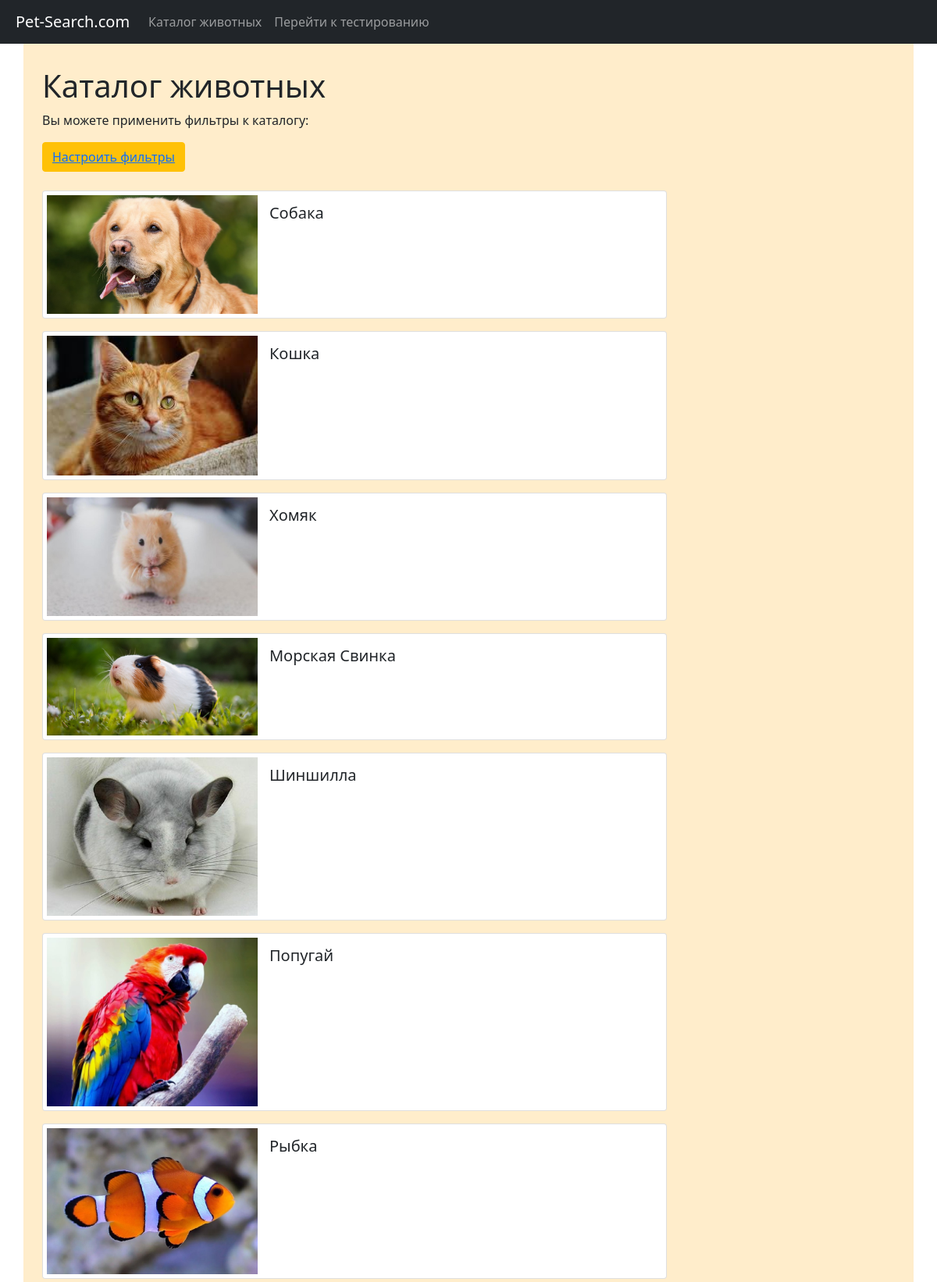
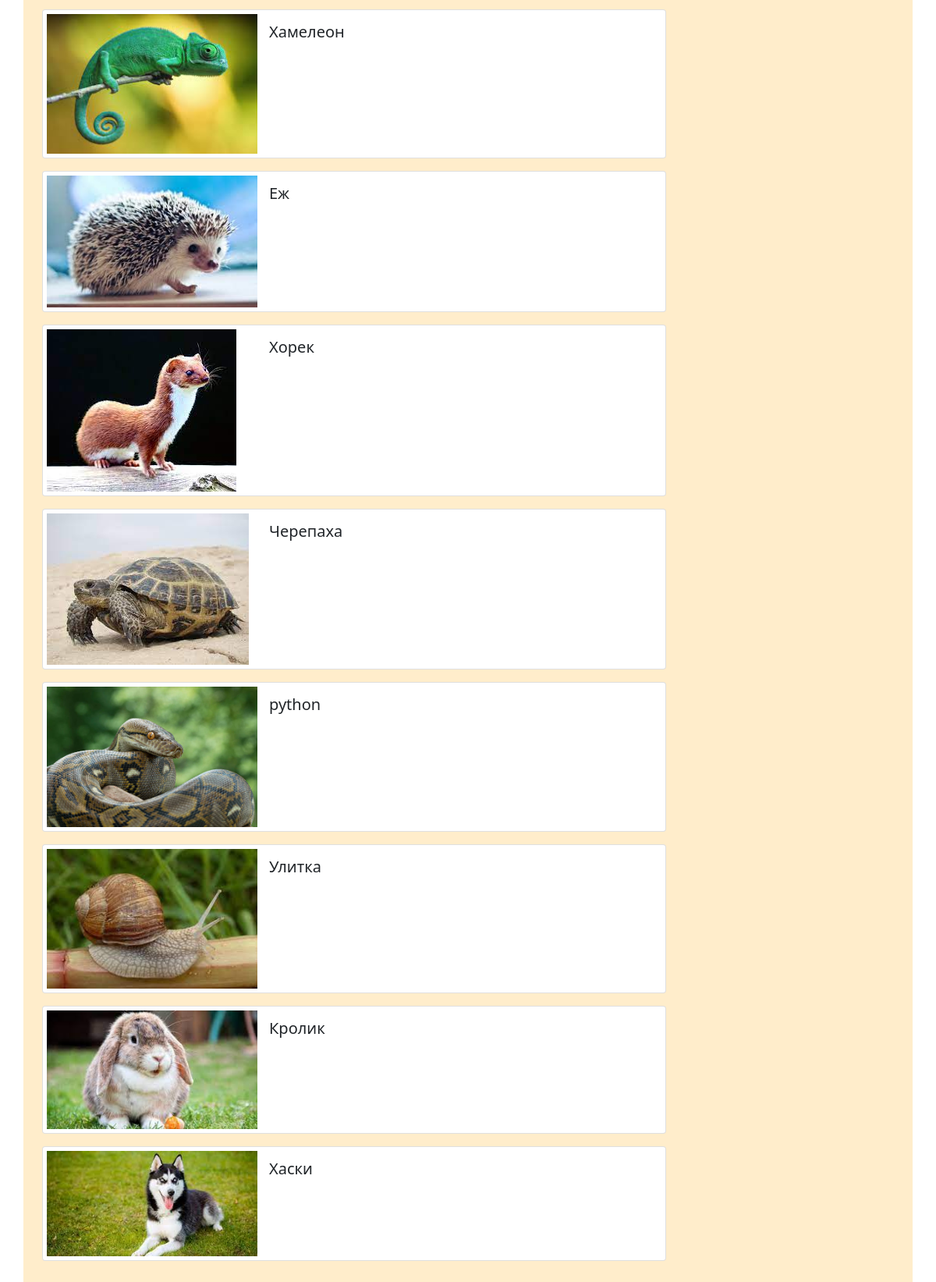
The page /catalog/f on the database its author committed (2 pictures, top to bottom).
### quiz/models.py (models this page shows, shortened)
class Animal(models.Model):
    name = models.TextField()
    photo = models.ImageField(upload_to='media/')
    point = models.IntegerField(default=1)

### quiz/views.py (the view)
# urls.py: path('catalog/<str:filtered>', catalog, name='catalog'),
def catalog(request, filtered):
    collection = Animal.objects.all()
    questions = FilterQuestion.objects.all()
    filters = None
    if filtered == 't':
        filtered = filter_animals(questions)
        print(filtered)
        collection = [Animal.objects.get(name=x) for x in filtered]
        filters = [q.cur_answer for q in questions]
    return render(request, 'catalog.html', {'animals': collection, 'filters': filters})

### templates/catalog.html (shortened to what this page needs)
{% extends 'index.html' %}
{% block content %}
    <div class="container " style="padding-bottom: 50px; padding-top: 30px">
        <h1>Каталог животных</h1>
        {% if filters %}
            <p>Примененные фильтры: </p>
            {% for f in filters %}
                <span style="background-color: #889087; margin: 5px; padding: 5px">{{ f }}</span>
            {% endfor %}
            <br>
            <br>
            <button  class="btn btn-warning"><a href="{% url 'catalog' filtered='f' %}">Сброить фильтры</a></button>
            <br>
            <hr>
        {% else %}
            <p>Вы можете применить фильтры к каталогу:</p>
            <button class="btn btn-warning" style="text-decoration: none"><a href="{% url 'filter' %}">Настроить
                фильтры</a></button>
            <br>
            <br>
        {% endif %}
        {% for animal in animals %}
            <div class="card mb-3" style="max-width: 800px;">
                <div class="row no-gutters">
                    <div class="col-md-4">
                        <img src="{{ animal.photo.url }}" alt="..." style="max-width: 280px; padding: 5px">
                    </div>
                    <div class="col-md-8">
                        <div class="card-body">
                            <h5 class="card-title">{{ animal.name }}</h5>
                        </div>
                    </div>
                </div>
            </div>
        {% endfor %}
    </div>
{% endblock %}

### templates/index.html (shortened to what this page needs)
<!DOCTYPE html>
<html lang="en">
<head>
    <link href="https://cdn.jsdelivr.net/npm/bootstrap@5.1.3/dist/css/bootstrap.min.css" rel="stylesheet"
>
</head>
<body>
<nav class="navbar navbar-expand-lg navbar-dark bg-dark">
    <a class="navbar-brand" href="#" style="padding-left: 20px">Pet-Search.com</a>
    <div class="collapse navbar-collapse" id="navbarSupportedContent">
        <ul class="navbar-nav mr-auto">
            <li class="nav-item active">
                <a class="nav-link" href="{% url 'catalog' filtered='f' %}">Каталог животных</a>
            </li>
            <li class="nav-item active">
                <a class="nav-link" href="{% url 'personal' %}">Перейти к тестированию</a>
            </li>
        </ul>
    </div>
</nav>
<div class="container" style="background-color: #ffedcb">
    {% block content %}
    {% endblock %}
</div>
</body>
</html>

### rows shown on the page
Animal: photo (picture), name "Собака"
Animal: photo (picture), name "Кошка"
Animal: photo (picture), name "Хомяк"
Animal: photo (picture), name "Морская Свинка"
Animal: photo (picture), name "Шиншилла"
Animal: photo (picture), name "Попугай"
Animal: photo (picture), name "Рыбка"
Animal: photo (picture), name "Хамелеон"
Animal: photo (picture), name "Еж"
Animal: photo (picture), name "Хорек"
Animal: photo (picture), name "Черепаха"
Animal: photo (picture), name "python"
Animal: photo (picture), name "Улитка"
Animal: photo (picture), name "Кролик"
Animal: photo (picture), name "Хаски"
